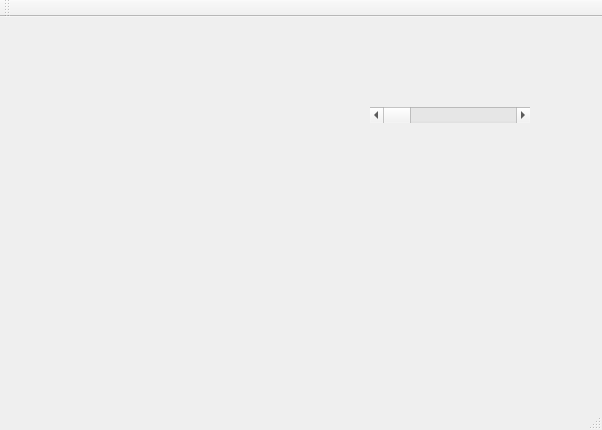
<?xml version="1.0" encoding="UTF-8"?>
<ui version="4.0">
 <class>MainWindow</class>
 <widget class="QMainWindow" name="MainWindow">
  <property name="geometry">
   <rect>
    <x>0</x>
    <y>0</y>
    <width>602</width>
    <height>430</height>
   </rect>
  </property>
  <property name="windowTitle">
   <string>MainWindow</string>
  </property>
  <widget class="QWidget" name="centralWidget">
   <widget class="QScrollBar" name="horizontalScrollBar">
    <property name="geometry">
     <rect>
      <x>370</x>
      <y>90</y>
      <width>160</width>
      <height>16</height>
     </rect>
    </property>
    <property name="orientation">
     <enum>Qt::Horizontal</enum>
    </property>
   </widget>
  </widget>
  <widget class="QMenuBar" name="menuBar">
   <property name="geometry">
    <rect>
     <x>0</x>
     <y>0</y>
     <width>602</width>
     <height>20</height>
    </rect>
   </property>
  </widget>
  <widget class="QToolBar" name="mainToolBar">
   <attribute name="toolBarArea">
    <enum>TopToolBarArea</enum>
   </attribute>
   <attribute name="toolBarBreak">
    <bool>false</bool>
   </attribute>
  </widget>
  <widget class="QStatusBar" name="statusBar"/>
 </widget>
 <layoutdefault spacing="6" margin="11"/>
 <resources/>
 <connections/>
</ui>
